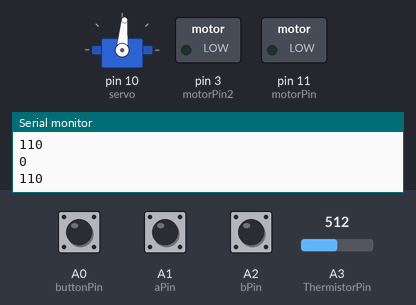
The sketch below on a simulated Arduino Uno, built with avr-gcc and run on an emulated ATmega328P. On the bench: servo, switched loads named in the sketch (green lamp = pin HIGH), the last lines printed to the serial monitor. The inputs (shaded band) are chosen by the test bench; at power-on: A0 (buttonPin) HIGH, A1 (aPin) HIGH, A2 (bPin) HIGH, A3 (ThermistorPin) = 512. Random numbers use the default seed unless the sketch sets one.

Above: at 1.2 s.
1.3 s: A0 (buttonPin) pulled LOW for 1 s
At 5.2 s:
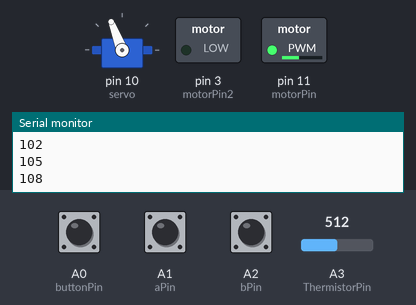
5.3 s: A0 (buttonPin) pulled LOW for 3.2 s
10.0 s: A0 (buttonPin) pulled LOW for 1 s
At 13.9 s:
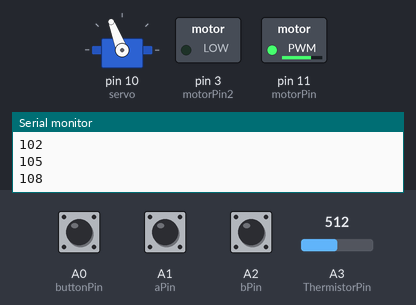
14.0 s: A0 (buttonPin) pulled LOW for 1 s
17.9 s: A0 (buttonPin) pulled LOW for 0.15 s
At 19.53 s:
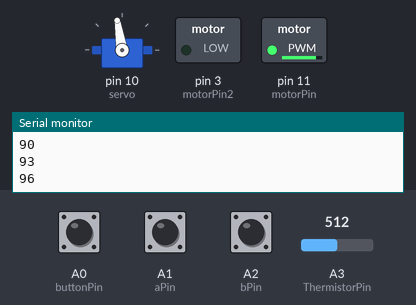
Timing chart, 0 to 32.9 s (numbered marks = the images above; inputs shaded):
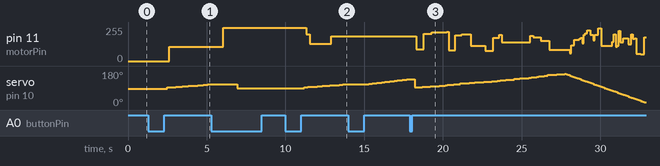

Measured:
- after the input at 1.3 s, pin 11 (motorPin): 0/255 → 107/255 after 1.3 s; servo on pin 10 (servo): moves from 85° to 111° over 2.5 s, starting after 1.2 s
- after the input at 10.0 s, pin 11 (motorPin): 248/255 → 199/255 after 1.3 s, → 131/255 0.22 s later, → 184/255 1.4 s later; servo on pin 10 (servo): moves from 90° to 111° over 2.4 s, starting after 1.2 s
- after the input at 17.9 s, pin 11 (motorPin): 184/255 → 89/255 after 0.42 s, → 203/255 0.47 s later, → 215/255 0.51 s later, → 218/255 0.96 s later, … (44 changes in this stretch)

The sketch:

fan_.ino
```cpp
#include <Servo.h>
int ThermistorPin = 3;
int Vo;
float R1 = 10000;
float logR2, R2, T, Tc, Tf;
float c1 = 1.009249522e-03, c2 = 2.378405444e-04, c3 = 2.019202697e-07;

// Project 23 - Computer Controlled Fan
int motorPin = 11;
int motorPin2 = 3;

int fanMode = 0;

int servoPin = 10;
Servo servo;

int aPin = A1;
int bPin = A2;
int buttonPin = A0;

int histeresis = 5;

int servoM = 0;

int speed, lastSpeed;
void setup()
{
  pinMode(motorPin, OUTPUT);
  analogWrite(motorPin, 0);
  pinMode(motorPin2, OUTPUT);
  analogWrite(motorPin2, 0);
  Serial.begin(9600);

  pinMode(aPin, INPUT_PULLUP);
  pinMode(bPin, INPUT_PULLUP);
  pinMode(buttonPin, INPUT_PULLUP);
  servo.attach(10);
  servo.write(90);
  randomSeed(A5);
}

void loop()
{

  //  if (Serial.available())
  //  {
  //    char ch = Serial.read();
  //    if (ch >= '0' && ch <= '9')
  //    {
  //      speed = ch - '0';
  //      if (speed == 0)
  //      {
  //        analogWrite(motorPin, 0);
  //      }
  //      else
  //      {
  //        analogWrite(motorPin, 600 + speed * 20);
  //      }
  //    }
  //    Serial.println("SEIR");
  //  }
  //  Serial.println(speed);

  fanTemp();
  int change = getEncoderTurn();
  Serial.println(change);
  if (servoM == 0) {
    int value = servo.read();
    servo.write(value - (change * 5));
  } if (servoM == 1) {
    //    Serial.println(change);
    speed = speed + change;

    if (speed < 0)
    {
      speed = 0;
    }

    if (speed > 8)
    {
      speed = 8;
    }

    if (speed != lastSpeed)
    {

      if (speed == 0)
      {
        analogWrite(motorPin, 0);
      }
      else
      {
        analogWrite(motorPin, 600 + speed * 20);
        lastSpeed = speed;
      }
    }

  }

  if (servoM == 3) {
    while (digitalRead(buttonPin) != LOW) {
      fanTemp();
      int value = servo.read();
      Serial.println(value);
      servo.write(value + 1);
      delay(100);
      if (value > 160) {
        while (digitalRead(buttonPin) != LOW) {
          fanTemp();
          Serial.println(servoM);
          int value = servo.read();
          servo.write(value - 1);
          if (value < 20) {
            break;
          }
          delay(100);
        }
      }
    }
  }

  if (servoM == 4) {
    speed = 150;
    servo.write(90);
    while (digitalRead(buttonPin) != LOW) {
      fanTemp();
      int value = servo.read();
      Serial.println(value);
      servo.write(value + 3);
      delay(100);
      if (value > 160) {
        while (digitalRead(buttonPin) != LOW) {
          fanTemp();
          Serial.println(servoM);
          int value = servo.read();
          servo.write(value - 3);
          if (value < 20) {
            break;
          }
          delay(100);
          if (random(1, 3) == 2) {
            analogWrite(motorPin, speed + random(-100, 100));
          }
        }
      }
      if (random(1, 3) == 2) {
        analogWrite(motorPin, speed + random(-80, 80));
      }
      delay(random(10 , 500));

    }
  }

  if (digitalRead(buttonPin) == LOW) {
    servoM = servoM + 1;

    if (servoM > 4) {
      servoM = 0;
    }

    delay(300);
  }
  Serial.println(servoM);
}


int getEncoderTurn()
{
  // return -1, 0, or +1
  static int oldA = LOW;
  static int oldB = LOW;
  int result = 0;
  int newA = digitalRead(aPin);
  int newB = digitalRead(bPin);
  if (newA != oldA || newB != oldB)
  {
    // something has changed
    if (oldA == LOW && newA == HIGH)
    {
      result = -(oldB * 2 - 1);
    }
  }
  oldA = newA;
  oldB = newB;
  Serial.print(oldA);
  Serial.print(oldB);
  return result;

}

void fanTemp() {
  Vo = analogRead(ThermistorPin);
  R2 = R1 * (1023.0 / (float)Vo - 1.0);
  logR2 = log(R2);
  T = (1.0 / (c1 + c2 * logR2 + c3 * logR2 * logR2 * logR2));
  Tc = T - 273.15;
  //  Tf = (Tc * 9.0) / 5.0 + 32.0;

  //  Serial.print("Temperature: ");
  //  //  Serial.print(Tf);
  //  //  Serial.print(" F; ");
  //  Serial.print(Tc);
  //  Serial.println(" C");

  if (Tc > 100) {
    if (fanMode != 1) {
      analogWrite(3, 255);
      delay(10);
    }
    fanMode = 1;
    analogWrite(3, 100);
  } if (Tc > 103) {
    if (fanMode != 2) {
      analogWrite(3, 255);
      delay(10);
    }
    fanMode = 2;
    analogWrite(3, 255);
    delay(10);
    analogWrite(3, 150);
  } if (Tc > 110) {
    if (fanMode != 3) {
      analogWrite(3, 255);
      delay(10);
    }
    fanMode = 3;
    analogWrite(3, 255);
    delay(10);
    analogWrite(3, 250);
  }

  if (Tc < 95) {
    fanMode = 0;
    analogWrite(3, 0);
  }
}
```
